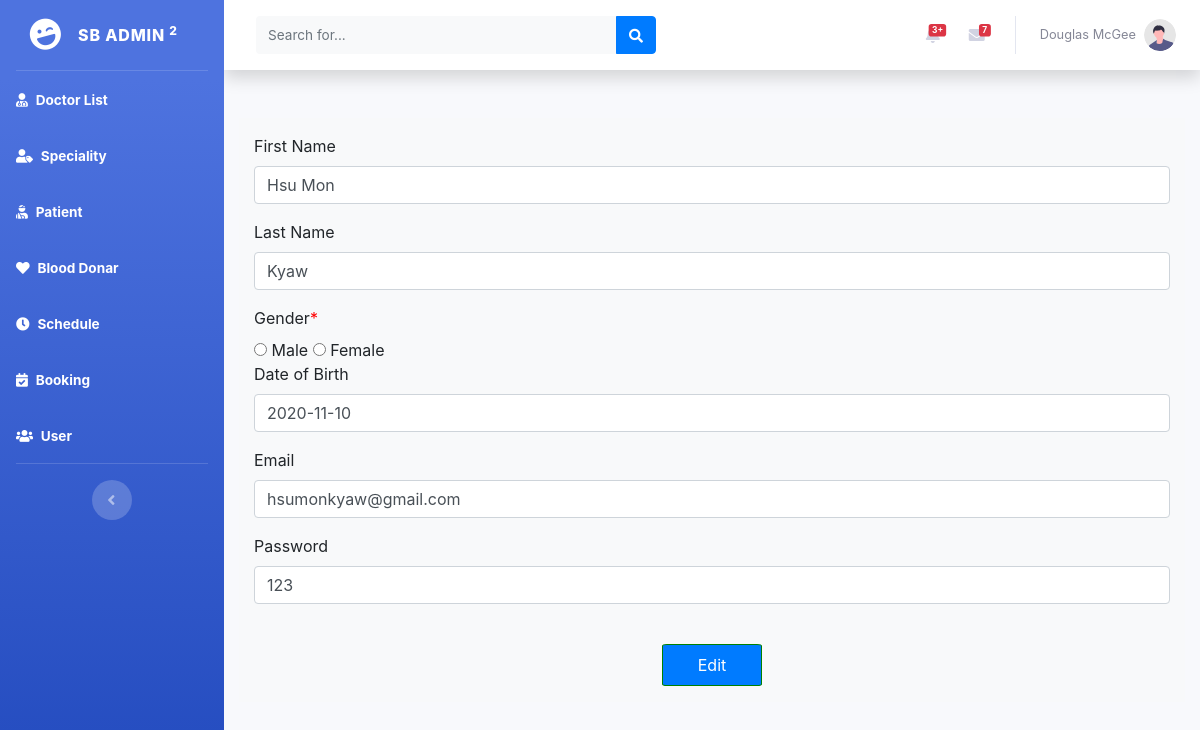
Page /backend/useredit.php?id=1 on the committed database.
### tables this page shows
CREATE TABLE `register` (
  `id` int(11) NOT NULL,
  `firstname` varchar(255) NOT NULL,
  `lastname` varchar(255) NOT NULL,
  `gender` varchar(255) NOT NULL,
  `dob` varchar(255) NOT NULL,
  `email` varchar(20) NOT NULL,
  `password` varchar(20) NOT NULL
);

### backend/include/dbconn.php (called while the page is built, shortened)
<?php
class Database
{
	private static $dbHost='localhost';
	private static $dbName='hospital';
	private static $dbUserName='root';
	private static $dbPassword='';
	private static $cont=null;
	public static function connect(){
	if (null== self::$cont) {
		try{
			self::$cont=new PDO("mysql:host=".self::$dbHost.";"."dbname=".self::$dbName,self::$dbUserName,self::$dbPassword);
		}
		catch (PDOException $e){
			die($e->getMessage());
		}
	}
	return self::$cont;
}
}
?>

### backend/model/user.php (called while the page is built, shortened)
<?php
include_once('include/dbconn.php');
class User
{
public function view($userid){
		$this->pdo=Database::connect();
		$this->pdo->setAttribute(PDO::ATTR_ERRMODE,PDO::ERRMODE_EXCEPTION);
		$sql="select * from register where id=:userid";
		$stmt=$this->pdo->prepare($sql);
		$stmt->bindParam(':userid',$userid);
		$stmt -> execute();
		$results = $stmt -> fetchAll(PDO::FETCH_ASSOC);
		return $results;
}
}
?>

### backend/controller/usercontroller.php (called while the page is built, shortened)
<?php
include_once('model/user.php');
class UserController extends User
{
	public function viewUser($userid){
		return $this->view($userid);
	}
}
?>

### backend/useredit.php (the view, shortened to what this page needs)
<?php
$userid=$_GET['id'];
include_once('controller/usercontroller.php');
$usercontroller=new UserController();
$results=$usercontroller->viewUser($userid);
?>
<!DOCTYPE html>
<html lang="en">
<head>
    <link href="vendor/fontawesome-free/css/all.min.css" rel="stylesheet" type="text/css">
    <link href="css/sb-admin-2.min.css" rel="stylesheet">
    <link rel="stylesheet" href="css/bootstrap.css">
</head>
<body id="page-top">
    <div id="wrapper">
        <ul class="navbar-nav bg-gradient-primary sidebar sidebar-dark accordion" id="accordionSidebar">
            <a class="sidebar-brand d-flex align-items-center justify-content-center" href="index.html">
                <div class="sidebar-brand-icon rotate-n-15">
                    <i class="fas fa-laugh-wink"></i>
                </div>
                <div class="sidebar-brand-text mx-3">SB Admin <sup>2</sup></div>
            </a>
            <hr class="sidebar-divider my-0">
            <li class="nav-item active">
                <a class="nav-link" href="doctorindex.php">
                    <i class="fas fa-user-md"></i>
                    <span>Doctor List</span></a>
            </li>
            <li class="nav-item active">
                <a class="nav-link" href="specialityindex.php">
                    <i class="fas fa-user-tag"></i>
                    <span>Speciality</span></a>
            </li>
            <li class="nav-item active">
                <a class="nav-link" href="patientindex.php">
                    <i class="fas fa-user-injured"></i>
                    <span>Patient</span></a>
            </li>
            <li class="nav-item active">
                <a class="nav-link" href="bloodindex.php">
                    <i class="fa fa-heart"></i>
                    <span>Blood Donar</span></a>
            </li>
            <li class="nav-item active">
                <a class="nav-link" href="schedule.html">
                    <i class="fas fa-clock"></i>
                    <span>Schedule</span></a>
            </li>
            <li class="nav-item active">
                <a class="nav-link" href="bookingindex.php">
                <i class="fas fa-calendar-check"></i>
                    <span>Booking</span></a>
            </li>
            <li class="nav-item active">
                <a class="nav-link" href="bookingregindex.php">
                <i class="fas fa-users"></i>
                    <span>User</span></a>
            </li>
            <hr class="sidebar-divider d-none d-md-block">
            <div class="text-center d-none d-md-inline">
                <button class="rounded-circle border-0" id="sidebarToggle"></button>
            </div>
        </ul>
        <div id="content-wrapper" class="d-flex flex-column">
            <div id="content">
                <nav class="navbar navbar-expand navbar-light bg-white topbar mb-4 static-top shadow">
                    <form
                        class="d-none d-sm-inline-block form-inline mr-auto ml-md-3 my-2 my-md-0 mw-100 navbar-search">
                        <div class="input-group">
                            <input type="text" class="form-control bg-light border-0 small" placeholder="Search for..."
                                aria-label="Search" aria-describedby="basic-addon2">
                            <div class="input-group-append">
                                <button class="btn btn-primary" type="button">
                                    <i class="fas fa-search fa-sm"></i>
                                </button>
                            </div>
                        </div>
                    </form>
                    <ul class="navbar-nav ml-auto">
                        <li class="nav-item dropdown no-arrow mx-1">
                            <a class="nav-link dropdown-toggle" href="#" id="alertsDropdown" role="button"
                                data-toggle="dropdown" aria-haspopup="true" aria-expanded="false">
                                <span class="badge badge-danger badge-counter">3+</span>
                            </a>
                        </li>
                        <li class="nav-item dropdown no-arrow mx-1">
                            <a class="nav-link dropdown-toggle" href="#" id="messagesDropdown" role="button"
                                data-toggle="dropdown" aria-haspopup="true" aria-expanded="false">
                                <i class="fas fa-envelope fa-fw"></i>
                                <span class="badge badge-danger badge-counter">7</span>
                            </a>
                        </li>
                        <li class="nav-item dropdown no-arrow">
                            <a class="nav-link dropdown-toggle" href="#" id="userDropdown" role="button"
                                data-toggle="dropdown" aria-haspopup="true" aria-expanded="false">
                                <span class="mr-2 d-none d-lg-inline text-gray-600 small">Douglas McGee</span>
                                <img class="img-profile rounded-circle"
                                    src="img/undraw_profile.svg">
                            </a>
                        </li>
                    </ul>
                </nav>
                <div class="container-fluid">
<div class="container bg-light mt-5">
<form method="POST">
<?php
foreach ($results as $result) {
?>
	<div class="row pt-3">
		<div class="col-md-12">
			<div class="form-group">
				<label>First Name</label>
				<input type="text" id="input1" name="first" value="<?php echo $result['firstname'];?>" class="form-control">
			</div>
		</div>
	</div>
	<div class="row">
		<div class="col-md-12">
			<div class="form-group">
				<label>Last Name</label>
				<br>
				<input type="text" id="input2" name="last" value="<?php echo $result['lastname'];?>" class="form-control">
			</div>
		</div>
	</div>
	<div class="row">
		<div class="col-md-12">
			<label>Gender<span style="color: red;">*</span></label>
			<div name="gender">
			<input type="radio" name="gender" value="male" class="radio" <?php if (isset($_POST['gender']) && $_POST['gender'] == 'male'): ?>checked='checked'<?php endif; ?> /> Male
			<input type="radio" name="gender" value="female"  class="radio" <?php if (isset($_POST['gender']) && $_POST['gender'] ==  'female'): ?>checked='checked'<?php endif; ?> /> Female
	</div>
	<div class="row">
		<div class="col-md-12">
			<div class="form-group">
				<label>Date of Birth</label>
				<br>
				<input type="text" id="input2" name="dob" value="<?php echo $result['dob'];?>" class="form-control">
			</div>
		</div>
	</div>
	<div class="row">
		<div class="col-md-12">
			<div class="form-group">
				<label>Email</label>
				<br>
				<input type="text" id="input2" name="email" value="<?php echo $result['email'];?>" class="form-control">
			</div>
		</div>
	</div>
	<div class="row">
		<div class="col-md-12">
			<div class="form-group">
				<label>Password</label>
				<br>
				<input type="text" id="input2" name="password" value="<?php echo $result['password'];?>" class="form-control">
			</div>
		</div>
	</div>
	<div style="text-align: center;" class="pt-4 pb-3">
		<button type="submit" name="submit" class="btn-primary p-2" style="text-align: center; border-radius: 5%; border:1px solid green; width: 100px;">Edit
		</button>
	</div>
	<?php
            }
            ?>
	</form>
</div>
                    </div>
                </div>
            </div>
        </div>
</body>
</html>

### rows in the picture
register: first "Hsu Mon", last "Kyaw", dob "2020-11-10", email "hsumonkyaw@gmail.com", password "123"
